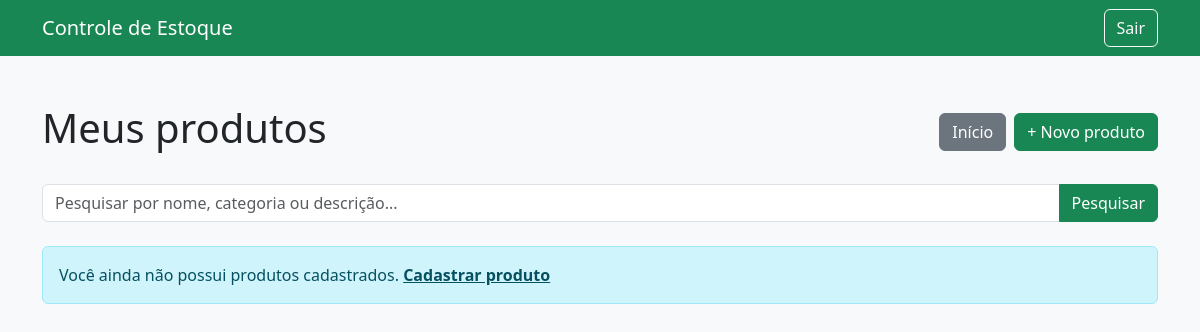
Before: /produtos/ (signed in) with the older database file.
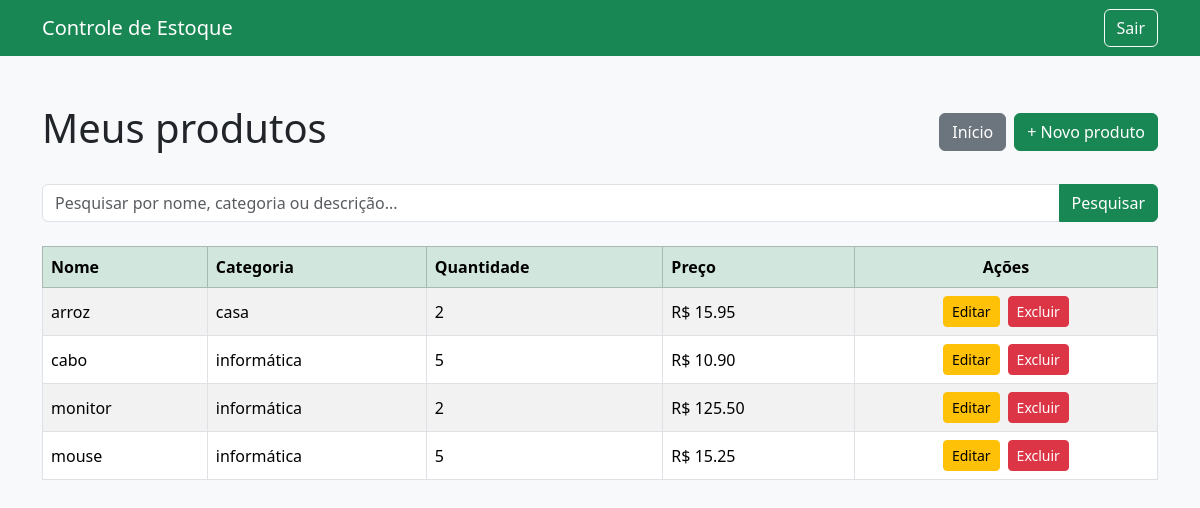
After: the same page with the newer database file.
### produtos/models.py (models this page shows, shortened)
class Produto(models.Model):
    usuario = models.ForeignKey(
        settings.AUTH_USER_MODEL,
        on_delete=models.CASCADE,
        related_name="produtos",
        verbose_name="Usuário"
    )
    nome = models.CharField(
        max_length=100,
        verbose_name="Nome do produto"
    )
    descricao = models.TextField(
        blank=True,
        verbose_name="Descrição"
    )
    categoria = models.CharField(
        max_length=60,
        blank=True,
        verbose_name="Categoria"
    )
    quantidade = models.PositiveIntegerField(
        default=0,
        verbose_name="Quantidade em estoque"
    )
    preco = models.DecimalField(
        max_digits=10,
        decimal_places=2,
        verbose_name="Preço unitário"
    )
    criado_em = models.DateTimeField(
        auto_now_add=True,
        verbose_name="Data de cadastro"
    )
    class Meta:
        verbose_name = "Produto"
        verbose_name_plural = "Produtos"
        ordering = ["nome"]

### produtos/views.py (the view)
# urls.py: path("produtos/", views.lista_produtos, name="lista"),
@login_required
def lista_produtos(request):
    produtos = Produto.objects.filter(
        usuario=request.user
    )
    return render(
        request,
        "produtos/lista.html",
        {"produtos": produtos},
    )

### produtos/templates/produtos/lista.html (shortened to what this page needs)
<!DOCTYPE html>
<html lang="pt-br">
<head>
    <link
        href="https://cdn.jsdelivr.net/npm/bootstrap@5.3.3/dist/css/bootstrap.min.css"
        rel="stylesheet"
    >
</head>
<body class="bg-light">
<nav class="navbar navbar-dark bg-success">
    <div class="container">
        <a class="navbar-brand" href="{% url 'produtos:home' %}">
            Controle de Estoque
        </a>
        <form method="post" action="{% url 'logout' %}">
            <button type="submit" class="btn btn-outline-light">
                Sair
            </button>
        </form>
    </div>
</nav>
<main class="container py-5">
    <div class="d-flex flex-wrap justify-content-between align-items-center gap-3 mb-4">
        <h1>Meus produtos</h1>
        <div class="d-flex gap-2">
            <a href="{% url 'produtos:home' %}" class="btn btn-secondary">
                Início
            </a>
            <a href="{% url 'produtos:cadastrar' %}" class="btn btn-success">
                + Novo produto
            </a>
        </div>
    </div>
    <form method="get" action="{% url 'produtos:lista' %}" class="mb-4">
        <div class="input-group">
            <input
                type="search"
                name="q"
                value="{{ pesquisa }}"
                class="form-control"
                placeholder="Pesquisar por nome, categoria ou descrição..."
            >
            <button type="submit" class="btn btn-success">
                Pesquisar
            </button>
        </div>
    </form>
    {% if produtos %}
        <div class="table-responsive">
            <table class="table table-striped table-bordered align-middle bg-white">
                <thead class="table-success">
                    <tr>
                        <th>Nome</th>
                        <th>Categoria</th>
                        <th>Quantidade</th>
                        <th>Preço</th>
                        <th class="text-center">Ações</th>
                    </tr>
                </thead>
                <tbody>
                    {% for produto in produtos %}
                        <tr>
                            <td>{{ produto.nome }}</td>
                            <td>{{ produto.categoria|default:"Não informada" }}</td>
                            <td>{{ produto.quantidade }}</td>
                            <td>R$ {{ produto.preco|floatformat:2 }}</td>
                            <td class="text-center">
                                <div class="d-flex justify-content-center gap-2">
                                    <a
                                        href="{% url 'produtos:editar' produto.id %}"
                                        class="btn btn-warning btn-sm"
                                    >
                                        Editar
                                    </a>
                                    <a
                                        href="{% url 'produtos:excluir' produto.id %}"
                                        class="btn btn-danger btn-sm"
                                    >
                                        Excluir
                                    </a>
                                </div>
                            </td>
                        </tr>
                    {% endfor %}
                </tbody>
            </table>
        </div>
    {% else %}
        <div class="alert alert-info">
            {% if pesquisa %}
                Nenhum produto encontrado para "{{ pesquisa }}".
            {% else %}
                Você ainda não possui produtos cadastrados.
            {% endif %}
            <a href="{% url 'produtos:cadastrar' %}" class="alert-link">
                Cadastrar produto
            </a>
        </div>
    {% endif %}
</main>
</body>
</html>

Changed rows visible on the page:
added Produto: nome "arroz", categoria "casa", quantidade "2", preco "15.95"
added Produto: nome "cabo", categoria "informática", quantidade "5", preco "10.90"
added Produto: nome "monitor", categoria "informática", quantidade "2", preco "125.50"
added Produto: nome "mouse", categoria "informática", quantidade "5", preco "15.25"
Other visible differences:
text no longer shown: "Você ainda não possui produtos cadastrados. Cadastrar produto"
text now shown: "Nome Categoria Quantidade Preço Ações"
